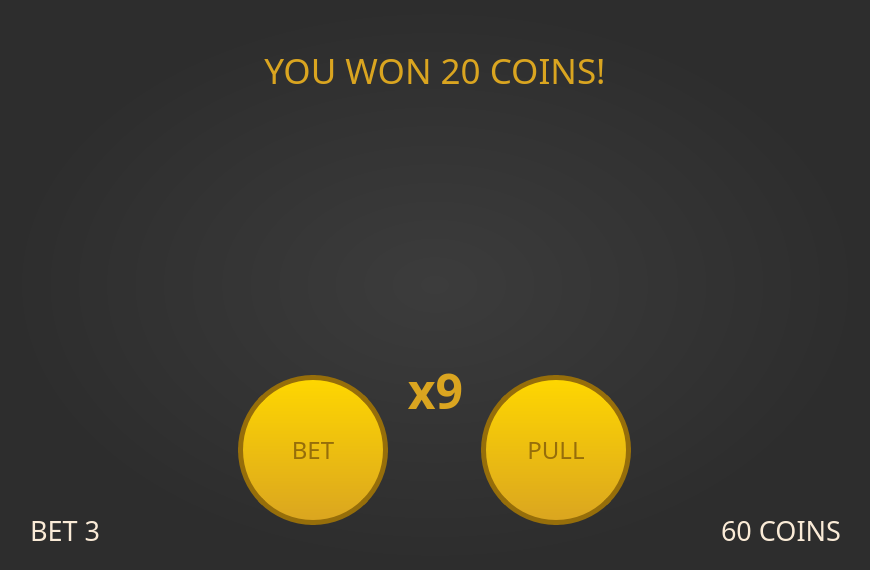
<?xml version="1.0" encoding="UTF-8"?>
<ui version="4.0">
 <class>MainWindow</class>
 <widget class="QMainWindow" name="MainWindow">
  <property name="geometry">
   <rect>
    <x>0</x>
    <y>0</y>
    <width>870</width>
    <height>570</height>
   </rect>
  </property>
  <property name="sizePolicy">
   <sizepolicy hsizetype="Fixed" vsizetype="Fixed">
    <horstretch>0</horstretch>
    <verstretch>0</verstretch>
   </sizepolicy>
  </property>
  <property name="minimumSize">
   <size>
    <width>870</width>
    <height>570</height>
   </size>
  </property>
  <property name="maximumSize">
   <size>
    <width>870</width>
    <height>570</height>
   </size>
  </property>
  <property name="sizeIncrement">
   <size>
    <width>870</width>
    <height>570</height>
   </size>
  </property>
  <property name="baseSize">
   <size>
    <width>870</width>
    <height>570</height>
   </size>
  </property>
  <property name="cursor">
   <cursorShape>PointingHandCursor</cursorShape>
  </property>
  <property name="contextMenuPolicy">
   <enum>Qt::NoContextMenu</enum>
  </property>
  <property name="windowTitle">
   <string>SLOTS!</string>
  </property>
  <property name="windowIcon">
   <iconset>
    <normalon>:/images/A.png</normalon>
   </iconset>
  </property>
  <property name="windowOpacity">
   <double>1.000000000000000</double>
  </property>
  <property name="styleSheet">
   <string notr="true">QMainWindow {
background-color: qradialgradient(spread:pad, cx:0.500217, cy:0.5, radius:0.5, fx:0.500101, fy:0.5, stop:0 rgba(60, 60, 60, 255), stop:0.981567 rgba(45, 45, 45, 255), stop:1 rgba(45, 45, 45, 255));
background-image: url(&quot;:/images/fullBG.png&quot;);
}

QPushButton {
background-color: qlineargradient(spread:pad, x1:1, y1:0, x2:1, y2:1, stop:0 #FFD700 , stop:1 #DAA520);
padding: 20px;
border-radius: 75px;
color:rgb(150, 110, 10);
border: 5px solid rgb(150, 110, 10);
}
QPushButton:pressed {
background-color: qlineargradient(spread:pad, x1:1, y1:1, x2:1, y2:0, stop:0 	#FFD700, stop:1 	#DAA520);
}</string>
  </property>
  <property name="documentMode">
   <bool>false</bool>
  </property>
  <widget class="QWidget" name="centralWidget">
   <widget class="QLabel" name="slot1">
    <property name="geometry">
     <rect>
      <x>205</x>
      <y>141</y>
      <width>150</width>
      <height>170</height>
     </rect>
    </property>
    <property name="cursor">
     <cursorShape>OpenHandCursor</cursorShape>
    </property>
    <property name="text">
     <string/>
    </property>
    <property name="pixmap">
     <pixmap resource="images.qrc">:/images/animationShadow.gif</pixmap>
    </property>
   </widget>
   <widget class="QLabel" name="slot2">
    <property name="geometry">
     <rect>
      <x>360</x>
      <y>141</y>
      <width>150</width>
      <height>170</height>
     </rect>
    </property>
    <property name="cursor">
     <cursorShape>OpenHandCursor</cursorShape>
    </property>
    <property name="text">
     <string/>
    </property>
    <property name="pixmap">
     <pixmap resource="images.qrc">:/images/animationShadow.gif</pixmap>
    </property>
   </widget>
   <widget class="QLabel" name="slot3">
    <property name="geometry">
     <rect>
      <x>515</x>
      <y>141</y>
      <width>150</width>
      <height>170</height>
     </rect>
    </property>
    <property name="cursor">
     <cursorShape>OpenHandCursor</cursorShape>
    </property>
    <property name="text">
     <string/>
    </property>
    <property name="pixmap">
     <pixmap resource="images.qrc">:/images/animationShadow.gif</pixmap>
    </property>
   </widget>
   <widget class="QPushButton" name="buttonBet">
    <property name="geometry">
     <rect>
      <x>238</x>
      <y>375</y>
      <width>150</width>
      <height>150</height>
     </rect>
    </property>
    <property name="font">
     <font>
      <family>Broadway</family>
      <pointsize>18</pointsize>
      <weight>50</weight>
      <bold>false</bold>
     </font>
    </property>
    <property name="styleSheet">
     <string notr="true"/>
    </property>
    <property name="text">
     <string>BET</string>
    </property>
   </widget>
   <widget class="QPushButton" name="buttonPull">
    <property name="geometry">
     <rect>
      <x>481</x>
      <y>375</y>
      <width>150</width>
      <height>150</height>
     </rect>
    </property>
    <property name="font">
     <font>
      <family>Broadway</family>
      <pointsize>18</pointsize>
      <weight>50</weight>
      <bold>false</bold>
     </font>
    </property>
    <property name="styleSheet">
     <string notr="true"/>
    </property>
    <property name="text">
     <string>PULL</string>
    </property>
   </widget>
   <widget class="QLabel" name="labelWon">
    <property name="geometry">
     <rect>
      <x>200</x>
      <y>40</y>
      <width>470</width>
      <height>60</height>
     </rect>
    </property>
    <property name="font">
     <font>
      <family>Tw Cen MT Condensed Extra Bold</family>
      <pointsize>26</pointsize>
      <weight>50</weight>
      <bold>false</bold>
     </font>
    </property>
    <property name="styleSheet">
     <string notr="true">color: goldenrod;</string>
    </property>
    <property name="text">
     <string>YOU WON 20 COINS!</string>
    </property>
    <property name="alignment">
     <set>Qt::AlignCenter</set>
    </property>
    <property name="wordWrap">
     <bool>false</bool>
    </property>
    <property name="textInteractionFlags">
     <set>Qt::NoTextInteraction</set>
    </property>
   </widget>
   <widget class="QLabel" name="labelBet">
    <property name="geometry">
     <rect>
      <x>30</x>
      <y>500</y>
      <width>161</width>
      <height>61</height>
     </rect>
    </property>
    <property name="font">
     <font>
      <family>Tw Cen MT Condensed Extra Bold</family>
      <pointsize>20</pointsize>
      <weight>50</weight>
      <bold>false</bold>
     </font>
    </property>
    <property name="styleSheet">
     <string notr="true">color: antiquewhite;</string>
    </property>
    <property name="text">
     <string>BET 3</string>
    </property>
   </widget>
   <widget class="QLabel" name="labelMultiplier">
    <property name="geometry">
     <rect>
      <x>340</x>
      <y>310</y>
      <width>191</width>
      <height>161</height>
     </rect>
    </property>
    <property name="font">
     <font>
      <family>Relation</family>
      <pointsize>36</pointsize>
      <weight>75</weight>
      <italic>false</italic>
      <bold>true</bold>
     </font>
    </property>
    <property name="styleSheet">
     <string notr="true">color:  goldenrod;
</string>
    </property>
    <property name="text">
     <string>x9</string>
    </property>
    <property name="alignment">
     <set>Qt::AlignCenter</set>
    </property>
   </widget>
   <widget class="QLabel" name="labelCoins">
    <property name="geometry">
     <rect>
      <x>680</x>
      <y>500</y>
      <width>161</width>
      <height>61</height>
     </rect>
    </property>
    <property name="font">
     <font>
      <family>Tw Cen MT Condensed Extra Bold</family>
      <pointsize>20</pointsize>
      <weight>50</weight>
      <bold>false</bold>
     </font>
    </property>
    <property name="styleSheet">
     <string notr="true">color: antiquewhite;</string>
    </property>
    <property name="text">
     <string>60 COINS</string>
    </property>
    <property name="alignment">
     <set>Qt::AlignRight|Qt::AlignTrailing|Qt::AlignVCenter</set>
    </property>
   </widget>
  </widget>
  <widget class="QMenuBar" name="menuBar">
   <property name="geometry">
    <rect>
     <x>0</x>
     <y>0</y>
     <width>870</width>
     <height>26</height>
    </rect>
   </property>
  </widget>
 </widget>
 <layoutdefault spacing="6" margin="11"/>
 <resources>
  <include location="images.qrc"/>
 </resources>
 <connections/>
</ui>
